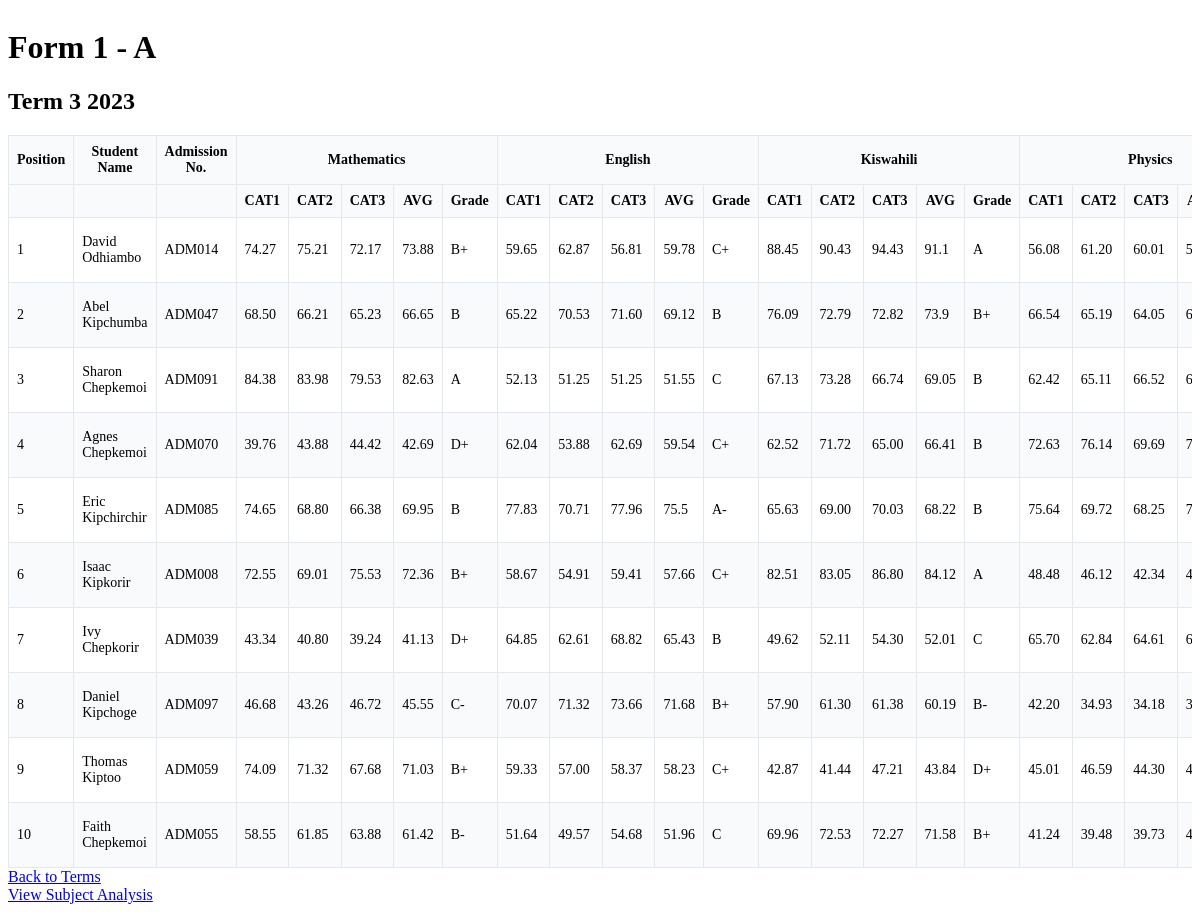
The page /classes/1/terms/9/students/ on the database its author committed.
### myapp/models.py (models this page shows, shortened)
class Class_of_study(models.Model):
    name = models.CharField(max_length=50)  # Form 1, Form 2, etc.
    stream = models.CharField(max_length=50)  # Stream A, B, C, etc.

class Term(models.Model):
    name = models.CharField(max_length=50)  # Term 1, Term 2, Term 3
    year = models.IntegerField()  # e.g., 2023

class Subject(models.Model):
    name = models.CharField(max_length=100, unique=True)  # Math, English, etc.
    code = models.CharField(max_length=10, unique=True)

class Student(models.Model):
    name = models.CharField(max_length=100)
    admission_number = models.CharField(max_length=20, unique=True)
    date_of_birth = models.DateField()
    current_class = models.ForeignKey(Class_of_study, on_delete=models.SET_NULL, null=True, related_name='students')
    gender = models.CharField(max_length=10, choices=[('M', 'Male'), ('F', 'Female')], null=True, blank=True)
    admission_date = models.DateField(null=True, blank=True)
    address = models.TextField(null=True, blank=True)
    father_name = models.CharField(max_length=100, null=True, blank=True)
    father_phone = models.CharField(max_length=15, null=True, blank=True)
    father_occupation = models.CharField(max_length=100, null=True, blank=True)
    mother_name = models.CharField(max_length=100, null=True, blank=True)
    mother_phone = models.CharField(max_length=15, null=True, blank=True)
    mother_occupation = models.CharField(max_length=100, null=True, blank=True)
    guardian_name = models.CharField(max_length=100, null=True, blank=True)
    guardian_phone = models.CharField(max_length=15, null=True, blank=True)
    guardian_relationship = models.CharField(max_length=50, null=True, blank=True)
    guardian_address = models.TextField(null=True, blank=True)
    emergency_contact_name = models.CharField(max_length=100, null=True, blank=True)
    emergency_contact_phone = models.CharField(max_length=15, null=True, blank=True)
    emergency_contact_relationship = models.CharField(max_length=50, null=True, blank=True)
    blood_group = models.CharField(max_length=5, null=True, blank=True)
    medical_conditions = models.TextField(null=True, blank=True)
    previous_school = models.CharField(max_length=200, null=True, blank=True)
    remarks = models.TextField(null=True, blank=True)
    created_at = models.DateTimeField(auto_now_add=True)
    updated_at = models.DateTimeField(auto_now=True)
    class Meta:
        ordering = ['admission_number']

class CAT(models.Model):
    student = models.ForeignKey(Student, on_delete=models.CASCADE, related_name='cats')
    subject = models.ForeignKey(Subject, on_delete=models.CASCADE)
    term = models.ForeignKey(Term, on_delete=models.CASCADE)
    cat1 = models.FloatField(default=0)
    cat2 = models.FloatField(default=0)
    cat3 = models.FloatField(default=0)
    end_term = models.FloatField(default=0)  # Will store the average of CATs
    grade_points = models.FloatField(default=0.0)  # Store the numerical grade points
    letter_grade = models.CharField(max_length=2, default='F')  # Store the letter grade
    position = models.CharField(max_length=20, default='Fail')  # Store the class position
    def calculate_average(self):
        return self.end_term
    def assign_grade_points(self):
        average = self.calculate_average()
        if average >= 80:
            return 4.0, 'A'
        elif average >= 75:
            return 3.7, 'A-'
        elif average >= 70:
            return 3.3, 'B+'
        elif average >= 65:
            return 3.0, 'B'
        elif average >= 60:
            return 2.7, 'B-'
        elif average >= 55:
            return 2.3, 'C+'
        elif average >= 50:
            return 2.0, 'C'
        elif average >= 45:
            return 1.7, 'C-'
        elif average >= 40:
            return 1.3, 'D+'
        elif average >= 35:
            return 1.0, 'D'
        else:
            return 0.0, 'F'
    def determine_position(self):
        average = self.calculate_average()
        if average >= 70:
            return "First Class"
        elif average >= 60:
            return "Second Class Upper"
        elif average >= 50:
            return "Second Class Lower"
        elif average >= 40:
            return "Pass"
        else:
            return "Fail"

### myapp/views.py (the view)
# urls.py: path('', views.general_student_list, name='student_list'),
def student_list(request, class_id, term_id):
    class_of_study = get_object_or_404(Class_of_study, id=class_id)
    term = get_object_or_404(Term, id=term_id)
    students = Student.objects.filter(current_class=class_of_study)
    subjects = Subject.objects.all()
    students_results = {}
    student_averages = {}
    for student in students:
        students_results[student.id] = {}
        cats = CAT.objects.filter(student=student, term=term)
        total_score = 0
        valid_subjects = 0
        for cat in cats:
            students_results[student.id][cat.subject.id] = cat
            total_score += cat.end_term
            valid_subjects += 1
        if valid_subjects > 0:
            term_average = round(total_score / valid_subjects, 2)
            temp_cat = CAT(cat1=term_average, cat2=term_average, cat3=term_average)
            temp_cat.end_term = term_average
            grade_points, letter_grade = temp_cat.assign_grade_points()
            position = temp_cat.determine_position()
            student_averages[student.id] = {
                'average': term_average,
                'grade': letter_grade,
                'grade_points': grade_points,
                'position': position,
                'name': student.name,
                'admission': student.admission_number
            }
    sorted_students = dict(sorted(
        student_averages.items(),
        key=lambda x: x[1]['average'],
        reverse=True
    ))
    position = 1
    for student_id in sorted_students:
        sorted_students[student_id]['position_number'] = position
        position += 1
    return render(request, 'school/student_list.html', {
        'class_of_study': class_of_study,
        'term': term,
        'students': sorted_students,
        'subjects': subjects,
        'students_results': students_results,
    })

### myapp/templatetags/school_tags.py (called while the page is built)
@register.filter
def get_item(dictionary, key):
    return dictionary.get(key)

### templates/school/student_list.html (shortened to what this page needs)
{% load school_tags %}
<div class="container mx-auto p-4">
    <h1 class="text-2xl font-bold mb-2">{{ class_of_study.name }} - {{ class_of_study.stream }}</h1>
    <h2 class="text-xl mb-4">{{ term.name }} {{ term.year }}</h2>
    <div class="overflow-x-auto">
        <table class="min-w-full bg-white border border-gray-300">
            <thead>
                <tr class="bg-gray-100">
                    <th class="border p-2">Position</th>
                    <th class="border p-2">Student Name</th>
                    <th class="border p-2">Admission No.</th>
                    {% for subject in subjects %}
                        <th colspan="5" class="border p-2 text-center">{{ subject.name }}</th>
                    {% endfor %}
                </tr>
                <tr class="bg-gray-50">
                    <th class="border p-2"></th>
                    <th class="border p-2"></th>
                    <th class="border p-2"></th>
                    {% for subject in subjects %}
                        <th class="border p-2">CAT1</th>
                        <th class="border p-2">CAT2</th>
                        <th class="border p-2">CAT3</th>
                        <th class="border p-2">AVG</th>
                        <th class="border p-2">Grade</th>
                    {% endfor %}
                </tr>
            </thead>
            <tbody>
                {% for student_id, student_data in students.items %}
                    <tr class="{% cycle 'bg-white' 'bg-gray-50' %}">
                        <td class="border p-2 text-center font-bold">{{ student_data.position_number }}</td>
                        <td class="border p-2">{{ student_data.name }}</td>
                        <td class="border p-2">{{ student_data.admission }}</td>
                        {% for subject in subjects %}
                            {% with cat_result=students_results|get_item:student_id|get_item:subject.id %}
                                {% if cat_result %}
                                    <td class="border p-2 text-center">{{ cat_result.cat1|floatformat:2 }}</td>
                                    <td class="border p-2 text-center">{{ cat_result.cat2|floatformat:2 }}</td>
                                    <td class="border p-2 text-center">{{ cat_result.cat3|floatformat:2  }}</td>
                                    <td class="border p-2 text-center">{{ cat_result.end_term }}</td>
                                    <td class="border p-2 text-center">{{ cat_result.letter_grade }}</td>
                                {% else %}
                                    <td class="border p-2 text-center">-</td>
                                    <td class="border p-2 text-center">-</td>
                                    <td class="border p-2 text-center">-</td>
                                    <td class="border p-2 text-center">-</td>
                                    <td class="border p-2 text-center">-</td>
                                {% endif %}
                            {% endwith %}
                        {% endfor %}
                    </tr>
                {% empty %}
                    <tr>
                        <td colspan="{{ subjects|length|multiply:5|add:5 }}" class="border p-4 text-center">
                            No students found.
                        </td>
                    </tr>
                {% endfor %}
            </tbody>
        </table>
    </div>
    <div class="mt-4">
        <a href="{% url 'term_list' class_of_study.id %}"
           class="bg-blue-500 hover:bg-blue-700 text-white font-bold py-2 px-4 rounded">
            Back to Terms
        </a>
    </div>
        <div class="mt-4 flex space-x-4">
            <a href="{% url 'subject_analysis' class_of_study.id term.id %}"
            class="bg-green-500 hover:bg-green-700 text-white font-bold py-2 px-4 rounded">
                View Subject Analysis
            </a>
        </div>
</div>

### templates/school/student_list.html (style rules this page uses)
.container { max-width: 100%; overflow-x: auto; }
table { border-collapse: collapse; width: 100%; }
th, td { border: 1px solid #e2e8f0; padding: 8px; font-size: 14px; }
th { background-color: #f8fafc; font-weight: bold; }
tbody tr:nth-child(even) { background-color: #f8fafc; }

### rows shown on the page
Class_of_study: name "Form 1", stream "A"
Term: name "Term 3", year "2023"
Subject: name "Mathematics"
Subject: name "English"
Subject: name "Kiswahili"
Subject: name "Physics"
Student: name "David Odhiambo", admission "ADM014"
Student: name "Abel Kipchumba", admission "ADM047"
Student: name "Sharon Chepkemoi", admission "ADM091"
Student: name "Agnes Chepkemoi", admission "ADM070"
Student: name "Eric Kipchirchir", admission "ADM085"
Student: name "Isaac Kipkorir", admission "ADM008"
Student: name "Ivy Chepkorir", admission "ADM039"
Student: name "Daniel Kipchoge", admission "ADM097"
Student: name "Thomas Kiptoo", admission "ADM059"
Student: name "Faith Chepkemoi", admission "ADM055"

### other values the page prints
{{ student_data.position_number }} "1" "2" "3" "4" "5" "6" "7" "8" "9" "10"
